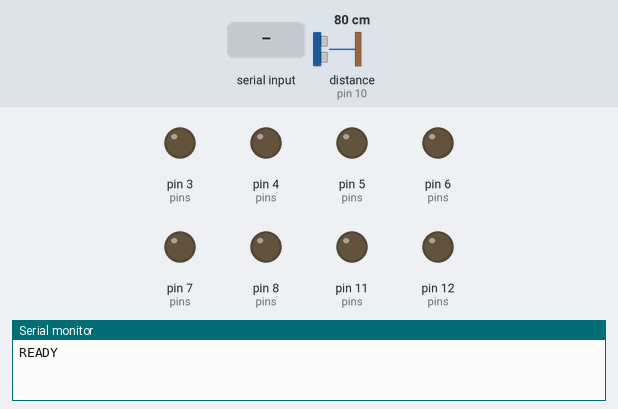
A sketch run on a simulated Arduino Uno, built with avr-gcc and run on an emulated ATmega328P. Parts: output pins drawn as LEDs (lit = HIGH), the last lines printed to the serial monitor. Inputs (shaded band) come from the test bench; at power-on: distance to the obstacle (sensor on pin 10) 80 cm. The echo pulse lasts 58.3 µs per cm; pins used as bus, display or sensor lines are not drawn.

Above: at 1.2 s.
1.3 s: "FORWARD\n" received over Serial
At 2.0 s:
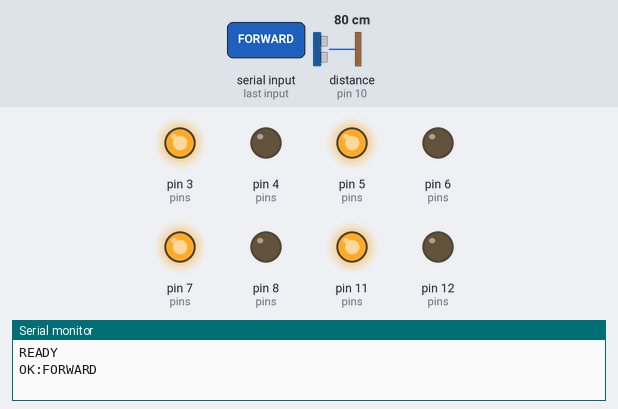
2.8 s: "BACKWARD\n" received over Serial
At 4.0 s:
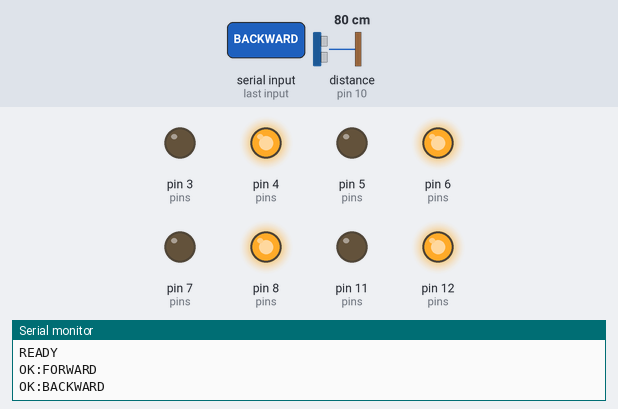
4.3 s: "LEFT\n" received over Serial
At 5.3 s:
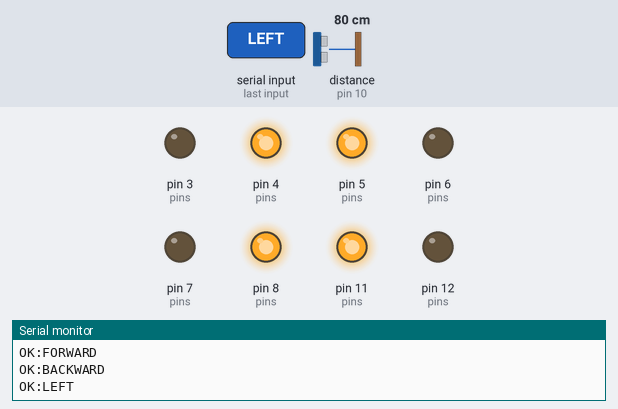
5.8 s: "RIGHT\n" received over Serial
At 6.4 s:
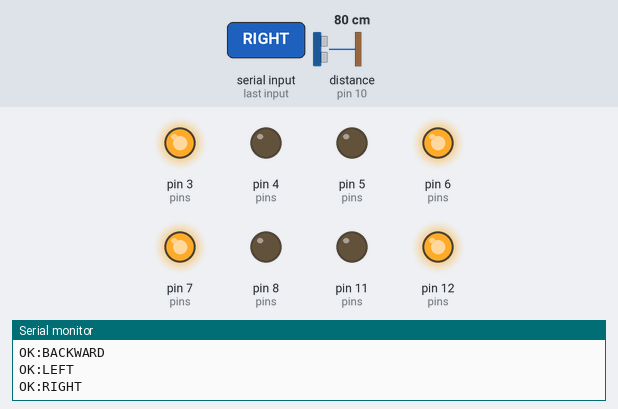
Timing chart, 0 to 8.3 s (numbered marks = the images above; inputs shaded):
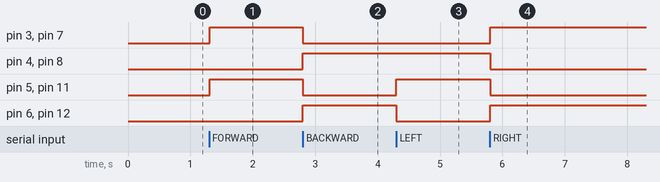

Measured:
- after the input at 1.3 s, pin 3 (pins), pin 5 (pins), pin 7 (pins), pin 11 (pins): LOW → HIGH at once
- after the input at 2.8 s, pin 3 (pins), pin 5 (pins), pin 7 (pins), pin 11 (pins): HIGH → LOW at once; pin 4 (pins), pin 6 (pins), pin 8 (pins), pin 12 (pins): LOW → HIGH at once
- after the input at 4.3 s, pin 5 (pins), pin 11 (pins): LOW → HIGH at once; pin 6 (pins), pin 12 (pins): HIGH → LOW at once
- after the input at 5.8 s, pin 3 (pins), pin 6 (pins), pin 7 (pins), pin 12 (pins): LOW → HIGH at once; pin 4 (pins), pin 5 (pins), pin 8 (pins), pin 11 (pins): HIGH → LOW at once

The sketch:

robot_controller.ino
```cpp
/*
  Orange Pi AI Robot Arduino controller.

  Commands from Orange Pi:
  FORWARD
  BACKWARD
  LEFT
  RIGHT
  STOP
  STATUS

  IMPORTANT:
  L293D shields are not all wired the same. These are configurable
  example pins for a common four-channel arrangement. Verify your
  exact shield before connecting motors.

  D0/D1 are reserved for the serial connection.
*/

const unsigned long BAUD_RATE = 115200;

const int M1_A = 3;
const int M1_B = 4;
const int M2_A = 5;
const int M2_B = 6;
const int M3_A = 7;
const int M3_B = 8;
const int M4_A = 11;
const int M4_B = 12;

const int TRIG_PIN = 9;
const int ECHO_PIN = 10;
const long OBSTACLE_CM = 20;

void setupMotorPins() {
  const int pins[] = {M1_A,M1_B,M2_A,M2_B,M3_A,M3_B,M4_A,M4_B};
  for (unsigned int i=0; i<sizeof(pins)/sizeof(pins[0]); i++) {
    pinMode(pins[i], OUTPUT);
    digitalWrite(pins[i], LOW);
  }
}

void setup() {
  Serial.begin(BAUD_RATE);
  setupMotorPins();
  pinMode(TRIG_PIN, OUTPUT);
  pinMode(ECHO_PIN, INPUT);
  digitalWrite(TRIG_PIN, LOW);
  stopMotors();
  Serial.println("READY");
}

void setMotor(int a, int b, int direction) {
  if (direction > 0) {
    digitalWrite(a, HIGH);
    digitalWrite(b, LOW);
  } else if (direction < 0) {
    digitalWrite(a, LOW);
    digitalWrite(b, HIGH);
  } else {
    digitalWrite(a, LOW);
    digitalWrite(b, LOW);
  }
}

void setLeftSide(int direction) {
  setMotor(M1_A, M1_B, direction);
  setMotor(M3_A, M3_B, direction);
}

void setRightSide(int direction) {
  setMotor(M2_A, M2_B, direction);
  setMotor(M4_A, M4_B, direction);
}

void stopMotors() {
  setLeftSide(0);
  setRightSide(0);
}

void moveForward() {
  setLeftSide(1);
  setRightSide(1);
}

void moveBackward() {
  setLeftSide(-1);
  setRightSide(-1);
}

void turnLeft() {
  setLeftSide(-1);
  setRightSide(1);
}

void turnRight() {
  setLeftSide(1);
  setRightSide(-1);
}

long readDistanceCm() {
  digitalWrite(TRIG_PIN, LOW);
  delayMicroseconds(3);
  digitalWrite(TRIG_PIN, HIGH);
  delayMicroseconds(10);
  digitalWrite(TRIG_PIN, LOW);
  unsigned long duration = pulseIn(ECHO_PIN, HIGH, 25000UL);
  if (duration == 0) return -1;
  return (long)(duration / 58UL);
}

void handleCommand(String command) {
  command.trim();
  command.toUpperCase();

  if (command == "FORWARD") {
    long distance = readDistanceCm();
    if (distance > 0 && distance < OBSTACLE_CM) {
      stopMotors();
      Serial.println("BLOCKED");
      return;
    }
    moveForward();
    Serial.println("OK:FORWARD");
  } else if (command == "BACKWARD") {
    moveBackward();
    Serial.println("OK:BACKWARD");
  } else if (command == "LEFT") {
    turnLeft();
    Serial.println("OK:LEFT");
  } else if (command == "RIGHT") {
    turnRight();
    Serial.println("OK:RIGHT");
  } else if (command == "STOP") {
    stopMotors();
    Serial.println("OK:STOP");
  } else if (command == "STATUS") {
    Serial.print("STATUS:DISTANCE=");
    Serial.println(readDistanceCm());
  } else {
    Serial.print("ERROR:UNKNOWN_COMMAND=");
    Serial.println(command);
  }
}

void loop() {
  if (Serial.available() > 0) {
    String command = Serial.readStringUntil('\n');
    handleCommand(command);
  }
}
```
